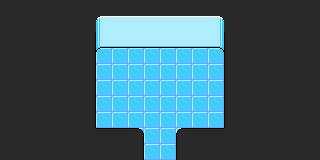

A level layout from a 2D game, rendered from its tile map. Below: a short description, then the map file with its tile-grid data intact:
An orthogonal 20x10 tile map with 16x16 px tiles, 4 tile layers (Tile Layer 1, Tile Layer 2, Tile Layer 3, Tile Layer 4).

<map version="1.4" tiledversion="1.4.2" orientation="orthogonal" renderorder="right-down" width="20" height="10" tilewidth="16" tileheight="16" infinite="0" nextlayerid="5" nextobjectid="1">
 <tileset firstgid="1" source="lab.tsx" />
 <layer id="1" name="Tile Layer 1" width="20" height="10">
  <data encoding="csv">
71,71,102,102,102,102,102,102,102,102,102,102,102,102,102,102,102,102,102,103,
81,101,102,102,102,2,2,102,102,102,102,102,102,102,102,102,102,102,103,113,
101,102,102,101,102,2,102,2,2,2,2,2,102,102,102,102,103,102,102,103,
111,112,112,111,112,2,2,2,2,2,2,2,2,2,112,112,113,112,112,113,
111,112,116,111,112,2,2,2,2,2,2,2,2,2,2,112,113,116,112,113,
102,102,102,127,112,112,2,2,2,2,2,2,2,2,2,112,125,102,102,102,
122,122,122,107,112,2,2,2,2,2,2,2,2,2,2,112,105,122,122,122,
111,112,103,111,112,2,2,2,2,2,2,2,2,2,112,112,113,116,112,113,
111,112,112,111,112,112,112,2,2,2,2,2,2,2,112,112,113,112,112,113,
121,122,122,121,122,122,122,2,2,2,2,2,122,122,122,122,123,122,122,123
</data>
 </layer>
 <layer id="2" name="Tile Layer 2" width="20" height="10">
  <data encoding="csv">
22,22,22,22,22,22,22,22,22,22,22,22,22,22,22,22,22,22,22,22,
22,22,22,22,22,22,71,42,42,42,42,42,42,72,22,22,22,22,22,22,
22,22,22,22,22,23,81,52,52,52,52,52,52,82,21,22,22,22,22,22,
22,22,22,22,22,23,91,0,0,0,0,0,0,92,21,22,22,22,22,22,
22,22,22,22,22,23,0,0,0,0,0,0,0,0,21,22,22,22,22,22,
22,22,22,22,22,23,0,0,0,0,0,0,0,0,21,22,22,22,22,22,
22,22,22,22,22,23,0,0,0,0,0,0,0,0,21,22,22,22,22,22,
22,22,22,22,22,23,0,0,0,0,0,0,0,0,21,22,22,22,22,22,
22,22,22,22,22,22,12,12,13,0,0,11,12,12,22,22,22,22,22,22,
22,22,22,22,22,22,22,22,23,0,0,21,22,22,22,22,22,22,22,22
</data>
 </layer>
 <layer id="3" name="Tile Layer 3" width="20" height="10">
  <data encoding="csv">
0,0,0,0,0,0,0,0,0,0,0,0,0,0,0,0,0,0,0,0,
0,0,0,0,0,0,0,0,0,0,0,0,0,0,0,0,0,0,0,0,
0,0,0,0,0,0,0,0,0,0,0,0,0,0,0,0,0,0,0,0,
0,0,0,0,0,0,0,0,0,0,0,0,0,0,0,0,0,0,0,0,
0,0,0,0,0,0,0,0,0,0,0,0,0,0,0,0,0,0,0,0,
0,0,0,0,0,0,0,0,0,0,0,0,0,0,0,0,0,0,0,0,
0,0,0,0,0,0,0,0,0,0,0,0,0,0,0,0,0,0,0,0,
0,0,0,0,0,0,0,0,0,0,0,0,0,0,0,0,0,0,0,0,
0,0,0,0,0,0,0,0,0,0,0,0,0,0,0,0,0,0,0,0,
0,0,0,0,0,0,0,0,0,0,0,0,0,0,0,0,0,0,0,0
</data>
 </layer>
 <layer id="4" name="Tile Layer 4" width="20" height="10">
  <data encoding="csv">
0,0,0,0,0,0,0,0,0,0,0,0,0,0,0,0,0,0,0,0,
0,0,0,0,0,0,0,0,0,0,0,0,0,0,0,0,0,0,0,0,
0,0,0,0,0,0,0,0,0,0,0,0,0,0,0,0,0,0,0,0,
0,0,0,0,0,0,0,0,0,0,0,0,0,0,0,0,0,0,0,0,
0,0,0,0,0,0,0,0,0,0,0,0,0,0,0,0,0,0,0,0,
0,0,0,0,0,0,0,0,0,0,0,0,0,0,0,0,0,0,0,0,
0,0,0,0,0,0,0,0,0,0,0,0,0,0,0,0,0,0,0,0,
0,0,0,0,0,0,0,0,0,0,0,0,0,0,0,0,0,0,0,0,
0,0,0,0,0,0,0,0,0,0,0,0,0,0,0,0,0,0,0,0,
0,0,0,0,0,0,0,0,0,0,0,0,0,0,0,0,0,0,0,0
</data>
 </layer>
</map>
